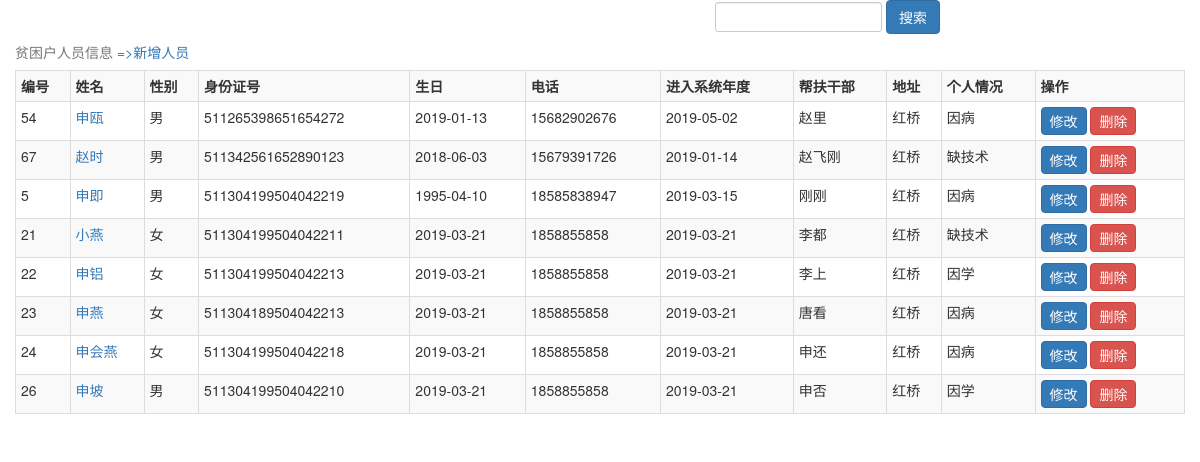
/povertyInformation/HQ.php, run on the app's committed database.
### tables this page shows
CREATE TABLE IF NOT EXISTS `people` (
  `id` int(10) UNSIGNED NOT NULL AUTO_INCREMENT,
  `name` varchar(20) DEFAULT NULL,
  `sex` varchar(4) DEFAULT NULL,
  `IDcard` varchar(18) DEFAULT NULL,
  `birthday` date DEFAULT NULL,
  `telphone` varchar(20) DEFAULT NULL,
  `createTime` date DEFAULT NULL,
  `help_people` varchar(50) DEFAULT NULL,
  `address` varchar(50) DEFAULT NULL,
  `introduce` text,
  PRIMARY KEY (`id`),
  UNIQUE KEY `IDcard` (`IDcard`)
);

### povertyInformation/HQ.php (the view, shortened to what this page needs)
<?php
include_once ("../DB/dbConnect.php");
$sqlStr = "select * from people where address = '红桥'";
$result = mysqli_query($link, $sqlStr);
?>
<!DOCTYPE html>
<html lang="en">
<head>
    <link href="../css/bootstrap.css" rel="stylesheet">
</head>
<body>
<div class="container-fluid">
    <div class="row">
        <div class="col-md-4 col-md-pull-1">
            <form  method="get" class="form-inline" action="povertyInformation/search.php">
                <div class="input-group-sm">
                    <input type="text"  name="searchKey" class="form-control input-lg" >
                    <input type="submit"  class="btn btn-primary" value="搜索"></input>
                </div>
            </form>
        </div>
    </div>
    <div class="table-responsive">
        <table  class="table table-condensed table-hover table-bordered table-striped" align="center" cellpadding="5">
            <caption>贫困户人员信息<a href="povertyInformation/add_people.php"> =>新增人员</a></caption>
            <tr>
                <th>编号</th>
                <th>姓名</th>
                <th>性别</th>
                <th>身份证号</th>
                <th>生日</th>
                <th>电话</th>
                <th>进入系统年度</th>
                <th>帮扶干部</th>
                <th>地址</th>
                <th>个人情况</th>
                <th>操作</th>
            </tr>
            <?php
            while($row = mysqli_fetch_array($result, MYSQLI_ASSOC))
            {
                ?>
                <tr>
                    <td><?php echo $row["id"]?></td>
                    <td><a href="povertyInformation/detail_info.php?id=<?php echo $row["IDcard"]?> "><?php echo $row["name"]?></a></td>
                    <td><?php echo $row["sex"]?></td>
                    <td><?php echo $row["IDcard"]?></td>
                    <td><?php echo $row["birthday"]?></td>
                    <td><?php echo $row["telphone"]?></td>
                    <td><?php echo $row["createTime"]?></td>
                    <td><?php echo $row["help_people"]?></td>
                    <td><?php echo $row["address"]?></td>
                    <td><?php echo $row["introduce"]?></td>
                    <td class="modify_pwd_td"><a href="povertyInformation/modify_info.php?id=<?php echo $row['id']?> " class="btn btn-primary" style="padding: 3px 8px" >修改</a>
                        <a id="<?php echo $row['id']?>" href="#" class="del_a btn btn-danger" style="padding: 3px 8px" >删除</a>
                    </td>
                </tr>
            <?php }?>
        </table></div>
</div>
</body>
</html>

### data on the page
people: id "54", name "申瓯", sex "男", IDcard "511265398651654272", birthday "2019-01-13", telphone "15682902676", createTime "2019-05-02", help_people "赵里", address "红桥", introduce "因病"
people: id "67", name "赵时", sex "男", IDcard "511342561652890123", birthday "2018-06-03", telphone "15679391726", createTime "2019-01-14", help_people "赵飞刚", address "红桥", introduce "缺技术"
people: id "5", name "申即", sex "男", IDcard "511304199504042219", birthday "1995-04-10", telphone "18585838947", createTime "2019-03-15", help_people "刚刚", address "红桥", introduce "因病"
people: id "21", name "小燕", sex "女", IDcard "511304199504042211", birthday "2019-03-21", telphone "1858855858", createTime "2019-03-21", help_people "李都", address "红桥", introduce "缺技术"
people: id "22", name "申铝", sex "女", IDcard "511304199504042213", birthday "2019-03-21", telphone "1858855858", createTime "2019-03-21", help_people "李上", address "红桥", introduce "因学"
people: id "23", name "申燕", sex "女", IDcard "511304189504042213", birthday "2019-03-21", telphone "1858855858", createTime "2019-03-21", help_people "唐看", address "红桥", introduce "因病"
people: id "24", name "申会燕", sex "女", IDcard "511304199504042218", birthday "2019-03-21", telphone "1858855858", createTime "2019-03-21", help_people "申还", address "红桥", introduce "因病"
people: id "26", name "申坡", sex "男", IDcard "511304199504042210", birthday "2019-03-21", telphone "1858855858", createTime "2019-03-21", help_people "申否", address "红桥", introduce "因学"
